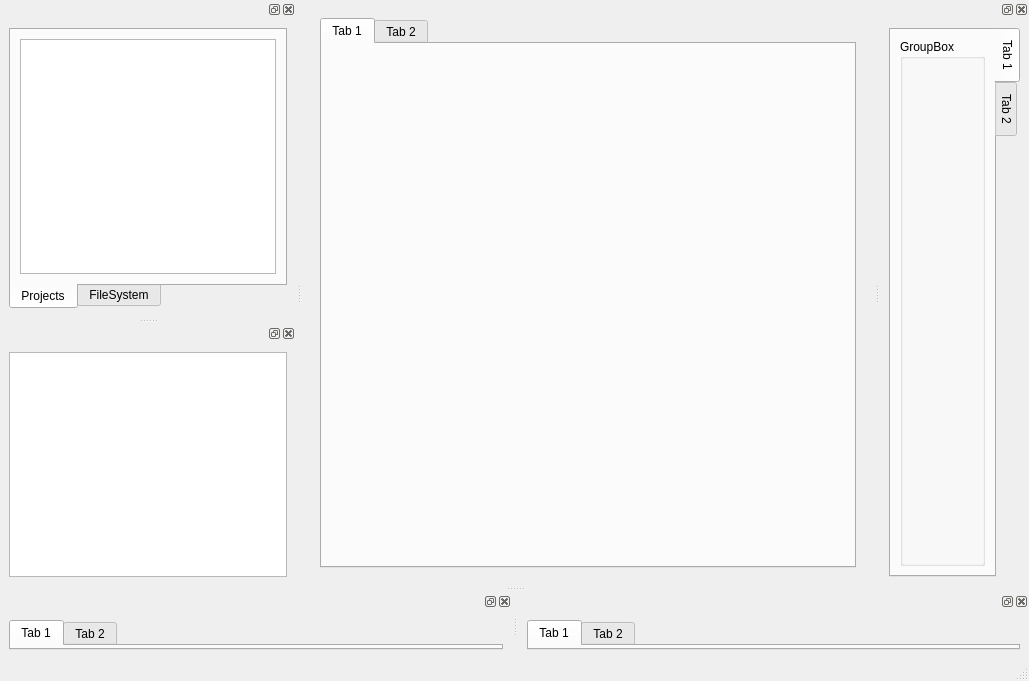
<?xml version="1.0" encoding="UTF-8"?>
<ui version="4.0">
 <class>MainWindow</class>
 <widget class="QMainWindow" name="MainWindow">
  <property name="geometry">
   <rect>
    <x>0</x>
    <y>0</y>
    <width>1029</width>
    <height>681</height>
   </rect>
  </property>
  <property name="windowTitle">
   <string>MainWindow</string>
  </property>
  <property name="unifiedTitleAndToolBarOnMac">
   <bool>true</bool>
  </property>
  <widget class="QWidget" name="centralwidget">
   <layout class="QVBoxLayout" name="verticalLayout_8">
    <item>
     <widget class="QStackedWidget" name="stackedWidget">
      <property name="currentIndex">
       <number>1</number>
      </property>
      <widget class="QWidget" name="page">
       <layout class="QVBoxLayout" name="verticalLayout_9">
        <item>
         <widget class="QLabel" name="label">
          <property name="text">
           <string>TextLabel</string>
          </property>
         </widget>
        </item>
       </layout>
      </widget>
      <widget class="QWidget" name="page_2">
       <layout class="QVBoxLayout" name="verticalLayout_10">
        <item>
         <widget class="QTabWidget" name="tabWidget_5">
          <widget class="QWidget" name="tab_7">
           <attribute name="title">
            <string>Tab 1</string>
           </attribute>
          </widget>
          <widget class="QWidget" name="tab_8">
           <attribute name="title">
            <string>Tab 2</string>
           </attribute>
          </widget>
         </widget>
        </item>
       </layout>
      </widget>
     </widget>
    </item>
   </layout>
  </widget>
  <widget class="QMenuBar" name="menubar">
   <property name="geometry">
    <rect>
     <x>0</x>
     <y>0</y>
     <width>1029</width>
     <height>20</height>
    </rect>
   </property>
  </widget>
  <widget class="QStatusBar" name="statusbar"/>
  <widget class="QDockWidget" name="dockWidget">
   <property name="allowedAreas">
    <set>Qt::LeftDockWidgetArea|Qt::RightDockWidgetArea</set>
   </property>
   <attribute name="dockWidgetArea">
    <number>1</number>
   </attribute>
   <widget class="QWidget" name="dockWidgetContents">
    <layout class="QVBoxLayout" name="verticalLayout">
     <item>
      <widget class="QTabWidget" name="tabWidget">
       <property name="tabPosition">
        <enum>QTabWidget::South</enum>
       </property>
       <property name="currentIndex">
        <number>0</number>
       </property>
       <widget class="QWidget" name="Projects">
        <attribute name="title">
         <string>Projects</string>
        </attribute>
        <layout class="QVBoxLayout" name="verticalLayout_2">
         <item>
          <widget class="QTreeView" name="projectTreeView">
           <property name="editTriggers">
            <set>QAbstractItemView::NoEditTriggers</set>
           </property>
           <property name="headerHidden">
            <bool>true</bool>
           </property>
           <attribute name="headerVisible">
            <bool>false</bool>
           </attribute>
          </widget>
         </item>
        </layout>
       </widget>
       <widget class="QWidget" name="FileSystem">
        <attribute name="title">
         <string>FileSystem</string>
        </attribute>
        <layout class="QVBoxLayout" name="verticalLayout_3">
         <item>
          <widget class="QTreeView" name="fileSystemTreeView">
           <property name="editTriggers">
            <set>QAbstractItemView::NoEditTriggers</set>
           </property>
          </widget>
         </item>
        </layout>
       </widget>
      </widget>
     </item>
    </layout>
   </widget>
  </widget>
  <widget class="QDockWidget" name="dockWidget_2">
   <property name="allowedAreas">
    <set>Qt::LeftDockWidgetArea|Qt::RightDockWidgetArea</set>
   </property>
   <attribute name="dockWidgetArea">
    <number>2</number>
   </attribute>
   <widget class="QWidget" name="dockWidgetContents_2">
    <layout class="QVBoxLayout" name="verticalLayout_7">
     <item>
      <widget class="QTabWidget" name="tabWidget_4">
       <property name="tabPosition">
        <enum>QTabWidget::East</enum>
       </property>
       <property name="currentIndex">
        <number>0</number>
       </property>
       <widget class="QWidget" name="tab_5">
        <attribute name="title">
         <string>Tab 1</string>
        </attribute>
        <layout class="QVBoxLayout" name="verticalLayout_11">
         <item>
          <widget class="QGroupBox" name="groupBox">
           <property name="title">
            <string>GroupBox</string>
           </property>
          </widget>
         </item>
        </layout>
       </widget>
       <widget class="QWidget" name="tab_6">
        <attribute name="title">
         <string>Tab 2</string>
        </attribute>
        <layout class="QVBoxLayout" name="verticalLayout_12">
         <item>
          <widget class="QGroupBox" name="groupBox_2">
           <property name="title">
            <string>GroupBox</string>
           </property>
          </widget>
         </item>
        </layout>
       </widget>
      </widget>
     </item>
    </layout>
   </widget>
  </widget>
  <widget class="QDockWidget" name="dockWidget_3">
   <property name="allowedAreas">
    <set>Qt::BottomDockWidgetArea|Qt::TopDockWidgetArea</set>
   </property>
   <attribute name="dockWidgetArea">
    <number>8</number>
   </attribute>
   <widget class="QWidget" name="dockWidgetContents_3">
    <layout class="QVBoxLayout" name="verticalLayout_6">
     <item>
      <widget class="QTabWidget" name="tabWidget_3">
       <widget class="QWidget" name="tab_3">
        <attribute name="title">
         <string>Tab 1</string>
        </attribute>
       </widget>
       <widget class="QWidget" name="tab_4">
        <attribute name="title">
         <string>Tab 2</string>
        </attribute>
       </widget>
      </widget>
     </item>
    </layout>
   </widget>
  </widget>
  <widget class="QDockWidget" name="dockWidget_4">
   <property name="allowedAreas">
    <set>Qt::BottomDockWidgetArea|Qt::TopDockWidgetArea</set>
   </property>
   <attribute name="dockWidgetArea">
    <number>8</number>
   </attribute>
   <widget class="QWidget" name="dockWidgetContents_4">
    <layout class="QVBoxLayout" name="verticalLayout_5">
     <item>
      <widget class="QTabWidget" name="tabWidget_2">
       <widget class="QWidget" name="tab">
        <attribute name="title">
         <string>Tab 1</string>
        </attribute>
       </widget>
       <widget class="QWidget" name="tab_2">
        <attribute name="title">
         <string>Tab 2</string>
        </attribute>
       </widget>
      </widget>
     </item>
    </layout>
   </widget>
  </widget>
  <widget class="QDockWidget" name="dockWidget_5">
   <property name="allowedAreas">
    <set>Qt::LeftDockWidgetArea|Qt::RightDockWidgetArea</set>
   </property>
   <attribute name="dockWidgetArea">
    <number>1</number>
   </attribute>
   <widget class="QWidget" name="dockWidgetContents_5">
    <layout class="QVBoxLayout" name="verticalLayout_4">
     <item>
      <widget class="QListView" name="playListView1">
       <property name="editTriggers">
        <set>QAbstractItemView::NoEditTriggers</set>
       </property>
      </widget>
     </item>
    </layout>
   </widget>
  </widget>
 </widget>
 <resources/>
 <connections/>
</ui>
